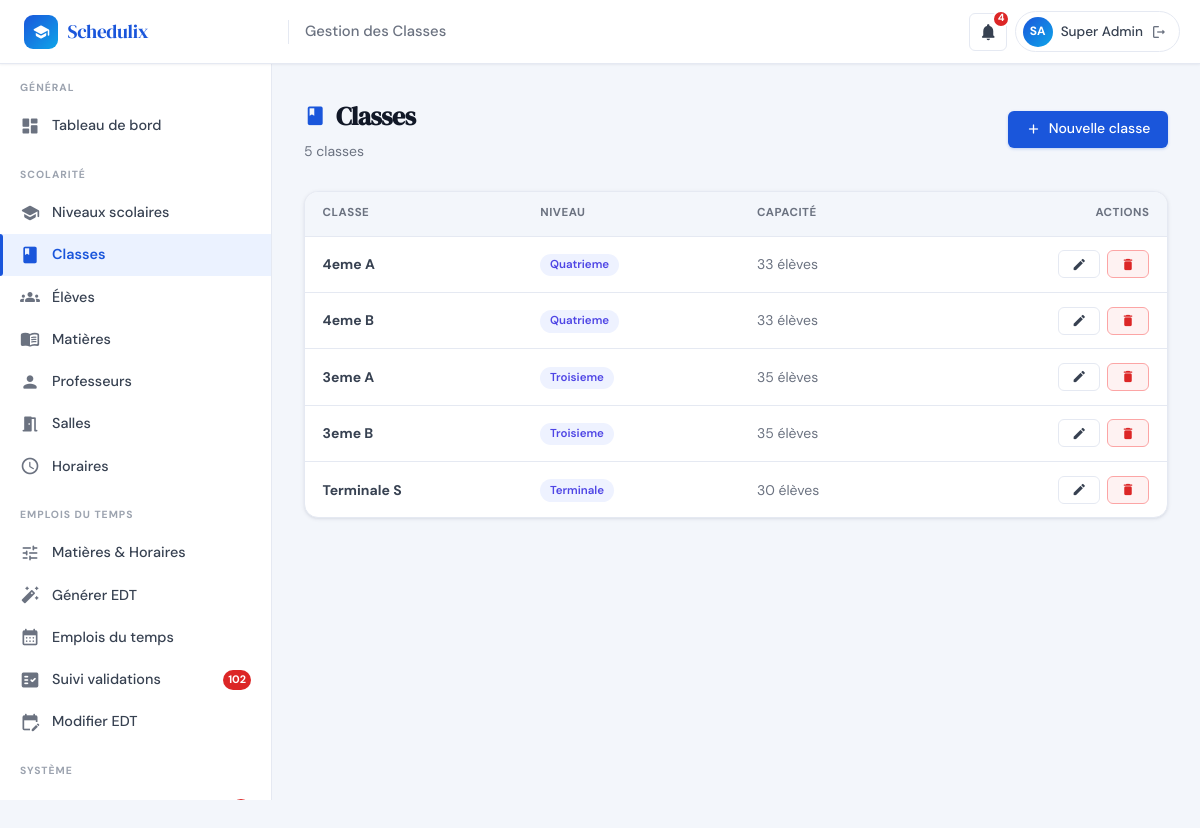
Screenshot of /admin/classes.php (signed in) with the database file from the repository.
### tables this page shows
CREATE TABLE IF NOT EXISTS `utilisateurs` (
  `id`            INT(11)      NOT NULL AUTO_INCREMENT,
  `nom`           VARCHAR(100) NOT NULL,
  `prenom`        VARCHAR(100) NOT NULL,
  `email`         VARCHAR(191) NOT NULL,
  `mot_de_passe`  VARCHAR(255) NOT NULL,
  `role`          ENUM('admin','professeur','eleve') NOT NULL DEFAULT 'eleve',
  `statut`        ENUM('actif','inactif')             NOT NULL DEFAULT 'actif',
  `id_classe`     INT(11)      DEFAULT NULL,
  `date_creation` TIMESTAMP    NOT NULL DEFAULT CURRENT_TIMESTAMP,
  PRIMARY KEY (`id`),
  UNIQUE KEY `uq_email` (`email`),
  KEY `id_classe` (`id_classe`),
  CONSTRAINT `utilisateurs_ibfk_1`
    FOREIGN KEY (`id_classe`) REFERENCES `classes` (`id`) ON DELETE SET NULL
);

CREATE TABLE IF NOT EXISTS `classes` (
  `id`        INT(11)      NOT NULL AUTO_INCREMENT,
  `nom`       VARCHAR(100) NOT NULL,
  `niveau` VARCHAR(50) NOT NULL DEFAULT 'Troisieme',
  `capacite`  INT(11)      NOT NULL DEFAULT 30,
  `id_niveau` INT(11)      DEFAULT NULL,
  PRIMARY KEY (`id`),
  UNIQUE KEY `uq_classe_nom` (`nom`),
  KEY `fk_classe_niveau` (`id_niveau`),
  CONSTRAINT `fk_classe_niveau`
    FOREIGN KEY (`id_niveau`) REFERENCES `niveaux` (`id`) ON DELETE SET NULL
);

CREATE TABLE IF NOT EXISTS `niveaux` (
  `id`          INT(11)       NOT NULL AUTO_INCREMENT,
  `nom`         VARCHAR(50)   NOT NULL,
  `ordre`       INT(11)       NOT NULL DEFAULT 0,
  `description` VARCHAR(255)  DEFAULT NULL,
  PRIMARY KEY (`id`),
  UNIQUE KEY `uq_niveau_nom` (`nom`)
);

### includes/functions.php (called while the page is built, shortened)
<?php
require_once __DIR__ . '/db.php';
function h(string $str): string {
    return htmlspecialchars($str, ENT_QUOTES, 'UTF-8');
}
function countNotificationsNonLues(int $userId): int {
    $stmt = getDB()->prepare('SELECT COUNT(*) FROM notifications WHERE id_utilisateur=? AND est_lu=0');
    $stmt->execute([$userId]);
    return (int)$stmt->fetchColumn();
}
function getClassesWithNiveau(): array {
    static $hasNiveau = null;
    if ($hasNiveau === null) {
        try { getDB()->query('SELECT id_niveau FROM classes LIMIT 1'); $hasNiveau = true; }
        catch (PDOException $e) { $hasNiveau = false; }
    }
    if ($hasNiveau) {
        return getDB()->query("
            SELECT c.*, n.nom AS niveau_nom, n.id AS id_niveau_rel
            FROM classes c
            LEFT JOIN niveaux n ON n.id = c.id_niveau
            ORDER BY n.ordre, c.nom
        ")->fetchAll();
    }
    return getDB()->query("SELECT *, \'\' AS niveau_nom, NULL AS id_niveau_rel FROM classes ORDER BY nom")->fetchAll();
}

### includes/auth.php (called while the page is built, shortened)
<?php
function isLoggedIn(): bool {
    return !empty($_SESSION['user_id']);
}
function getCurrentUser(): ?array {
    static $user = null;
    if ($user === null) {
        $stmt = getDB()->prepare('SELECT * FROM utilisateurs WHERE id=? AND statut="actif" LIMIT 1');
        $stmt->execute([$_SESSION['user_id']]);
        $user = $stmt->fetch() ?: null;
    }
    return $user;
}
function getUserInitials(array $user): string {
    return strtoupper(substr($user['prenom'], 0, 1) . substr($user['nom'], 0, 1));
}

### includes/db.php (called while the page is built, shortened)
<?php
function getDB(): PDO {
    static $pdo = null;
    if ($pdo === null) {
        $dsn = 'mysql:host=' . DB_HOST . ';dbname=' . DB_NAME . ';charset=' . DB_CHARSET;
        $options = [
            PDO::ATTR_ERRMODE            => PDO::ERRMODE_EXCEPTION,
            PDO::ATTR_DEFAULT_FETCH_MODE => PDO::FETCH_ASSOC,
            PDO::ATTR_EMULATE_PREPARES   => false,
        ];
        try {
            $pdo = new PDO($dsn, DB_USER, DB_PASS, $options);
        } catch (PDOException $e) {
            http_response_code(500);
            $msg = (getenv('APP_ENV') === 'production')
                ? 'Service temporairement indisponible.'
                : 'Connexion BDD impossible : ' . $e->getMessage();
            die(json_encode(['error' => $msg]));
        }
    }
    return $pdo;
}

### admin/classes.php (the view, shortened to what this page needs)
<?php
require_once __DIR__ . '/../includes/db.php';
require_once __DIR__ . '/../includes/auth.php';
require_once __DIR__ . '/../includes/functions.php';
$currentUser = getCurrentUser();
$classes = getClassesWithNiveau();
$pageTitle = 'Gestion des Classes'; $activeMenu = 'classes';
include __DIR__ . '/../includes/header.php';
include __DIR__ . '/../includes/sidebar_admin.php';
?>
<div class="main-content">
  <div class="page-header">
    <div class="page-header-left">
      <h1 class="page-title"><span class="material-icons-round">class</span> Classes</h1>
      <p class="page-subtitle"><?= count($classes) ?> classe<?= count($classes)>1?'s':'' ?></p>
    </div>
    <button class="btn btn-primary" onclick="openModal('modalAdd')">
      <span class="material-icons-round">add</span> Nouvelle classe
    </button>
  </div>
  <div class="card">
    <div class="table-wrapper" style="border:none;border-radius:0">
      <table class="table">
        <thead>
          <tr><th>Classe</th><th>Niveau</th><th>Capacité</th><th style="text-align:right">Actions</th></tr>
        </thead>
        <tbody>
          <?php if (empty($classes)): ?>
          <tr><td colspan="4"><div class="empty-state"><div class="empty-state-icon"><span class="material-icons-round">class</span></div><h3>Aucune classe</h3></div></td></tr>
          <?php else: foreach ($classes as $c): ?>
          <tr>
            <td><strong><?= h($c['nom']) ?></strong></td>
            <td>
              <?php if ($c['niveau_nom']): ?>
              <span class="badge badge-indigo"><?= h($c['niveau_nom']) ?></span>
              <?php else: ?>
              <span style="font-size:.8rem;color:var(--text-light);font-style:italic">Non défini</span>
              <?php endif; ?>
            </td>
            <td><span style="color:var(--text-muted)"><?= $c['capacite'] ?> élèves</span></td>
            <td>
              <div class="table-actions" style="justify-content:flex-end">
                <button class="btn btn-sm btn-outline" onclick='editClasse(<?= json_encode($c,JSON_HEX_APOS|JSON_HEX_QUOT) ?>)'>
                  <span class="material-icons-round">edit</span>
                </button>
                <button class="btn btn-sm btn-danger" onclick="confirmDel(<?= $c['id'] ?>,'<?= h(addslashes($c['nom'])) ?>')">
                  <span class="material-icons-round">delete</span>
                </button>
              </div>
            </td>
          </tr>
          <?php endforeach; endif; ?>
        </tbody>
      </table>
    </div>
  </div>
</div>
</body></html>

### includes/header.php (shortened to what this page needs)
<?php
require_once __DIR__ . '/functions.php';
require_once __DIR__ . '/auth.php';
$currentUser = getCurrentUser();
$notifCount  = $currentUser ? countNotificationsNonLues($currentUser['id']) : 0;
$pageTitle   = $pageTitle  ?? APP_NAME;
$initials    = $currentUser ? getUserInitials($currentUser) : '?';
$userName    = $currentUser ? ($currentUser['prenom'] . ' ' . $currentUser['nom']) : '';
$notifUrl = match($currentUser['role'] ?? '') {
    'admin'      => APP_URL . '/admin/notifications.php',
    'professeur' => APP_URL . '/professeur/notifications.php',
    default      => '#',
};
?>
<!DOCTYPE html>
<html lang="fr">
<head>
  <link rel="stylesheet" href="<?= APP_URL ?>/assets/css/main.css">
</head>
<body>
<header class="topbar">
  <div class="topbar-brand">
    <div class="topbar-brand-icon"><span class="material-icons-round">school</span></div>
  Schedulix
  </div>
  <span class="topbar-page-title"><?= h($pageTitle) ?></span>
  <div class="topbar-actions">
    <a href="<?= $notifUrl ?>" class="topbar-icon-btn" title="Notifications">
      <span class="material-icons-round">notifications</span>
      <?php if ($notifCount > 0): ?>
        <span class="notif-badge-count"><?= $notifCount > 9 ? '9+' : $notifCount ?></span>
      <?php endif; ?>
    </a>
    <div class="user-chip" onclick="window.location='<?= APP_URL ?>/logout.php'">
      <div class="user-avatar"><?= h($initials) ?></div>
      <span class="user-name"><?= h($userName) ?></span>
      <span class="material-icons-round" style="font-size:16px;color:var(--text-muted)">logout</span>
    </div>
  </div>
</header>

### admin/classes.php (style rules this page uses)
.badge-indigo { background:#EEF2FF;color:#4F46E5 }

### rows the page displays
utilisateurs: initials "SA", userName "Super Admin"
classes: nom "4eme A", id_niveau.nom "Quatrieme", capacite "33"
classes: nom "4eme B", id_niveau.nom "Quatrieme", capacite "33"
classes: nom "3eme A", id_niveau.nom "Troisieme", capacite "35"
classes: nom "3eme B", id_niveau.nom "Troisieme", capacite "35"
classes: nom "Terminale S", id_niveau.nom "Terminale", capacite "30"

### other values shown
$pageTitle "Gestion des Classes"
$notifCount "4"
$sectionLabel "GÉNÉRAL"
$label "Tableau de bord"
$sectionLabel "SCOLARITÉ"
$label "Niveaux scolaires"
$label "Classes"
$label "Élèves"
$label "Matières"
$label "Professeurs"
$label "Salles"
$label "Horaires"
$sectionLabel "EMPLOIS DU TEMPS"
$label "Matières & Horaires"
$label "Générer EDT"
